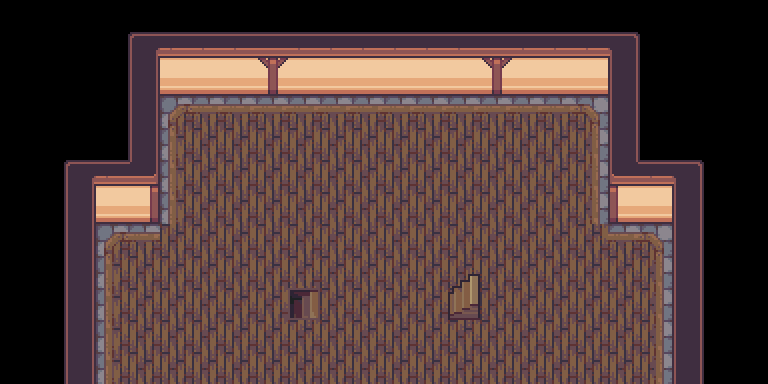

A level layout from a 2D game, rendered from its tile map. Below: a short description, then the map file with tile-grid data replaced by summaries:
An orthogonal 24x12 tile map with 32x32 px tiles, 4 tile layers (Layer 1, Layer 2, Layer 3, Above Player), 3 tilesets and 36 objects (23x event, 7x collision, 6x collision-line).

<map version="1.10" tiledversion="1.11.2" orientation="orthogonal" renderorder="right-down" compressionlevel="0" width="24" height="12" tilewidth="32" tileheight="32" infinite="0" nextlayerid="7" nextobjectid="40">
 <properties>
  <property name="edges" value="clamped" />
  <property name="inside" type="bool" value="true" />
  <property name="map_type" value="dungeon" />
  <property name="scenario" value="spyder" />
  <property name="slug" value="dojo3" />
 </properties>
 <tileset firstgid="1" source="../gfx/tilesets/core_indoor_walls.tsx" />
 <tileset firstgid="3865" source="../gfx/tilesets/core_indoor_stairs.tsx" />
 <tileset firstgid="6835" source="../gfx/tilesets/core_indoor_floors.tsx" />
 <layer id="1" name="Layer 1" width="24" height="12">
  <data>[288 cells, 81 non-empty, 8 distinct tile ids]</data>
 </layer>
 <layer id="2" name="Layer 2" width="24" height="12">
  <data>[288 cells, 170 non-empty, 16 distinct tile ids]</data>
 </layer>
 <layer id="3" name="Layer 3" width="24" height="12">
  <data>[288 cells, 0 non-empty, 0 distinct tile ids]</data>
 </layer>
 <layer id="4" name="Above Player" width="24" height="12">
  <data>[288 cells, 1 non-empty, 1 distinct tile ids]</data>
 </layer>
 <objectgroup color="#ff0000" id="6" name="Collisions">
  <object id="1" type="collision" x="64" y="160" width="32" height="224" />
  <object id="2" type="collision" x="64" y="160" width="96" height="64" />
  <object id="3" type="collision" x="128" y="32" width="32" height="192" />
  <object id="4" type="collision" x="128" y="32" width="512" height="64" />
  <object id="5" type="collision" x="608" y="32" width="32" height="192" />
  <object id="6" type="collision" x="608" y="160" width="96" height="64" />
  <object id="7" type="collision" x="672" y="160" width="32" height="224" />
  <object id="12" type="collision-line" x="448" y="288">
   <polyline points="0,0 32,0" />
  </object>
  <object id="14" type="collision-line" x="480" y="288">
   <polyline points="0,0 0,32" />
  </object>
  <object id="15" type="collision-line" x="448" y="320">
   <polyline points="0,0 32,0" />
  </object>
  <object id="16" type="collision-line" x="320" y="288">
   <polyline points="0,0 -32,0" />
  </object>
  <object id="17" type="collision-line" x="288" y="288">
   <polyline points="0,0 0,32" />
  </object>
  <object id="18" type="collision-line" x="288" y="320">
   <polyline points="0,0 32,0" />
  </object>
 </objectgroup>
 <objectgroup color="#ffff00" id="5" name="Events">
  <!-- 23 objects omitted --></objectgroup>
</map>
<!-- 23 of 36 objects omitted -->
